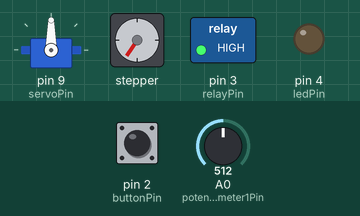
This sketch was run on a simulated Arduino Uno, built with avr-gcc and run on an emulated ATmega328P. Shown: servo, stepper motor, switched loads named in the sketch (green lamp = pin HIGH), output pins drawn as LEDs (lit = HIGH). The inputs (shaded band) are chosen by the test bench; at power-on: pin 2 (buttonPin) HIGH, A0 (potentiometer1Pin) = 512. Stepper angles assume 2048 steps per turn.

Above: at 10.8 s.
10.9 s: pin 2 (buttonPin) pulsed LOW 5 times (0.12 s each, 0.3 s apart)
At 12.1 s:
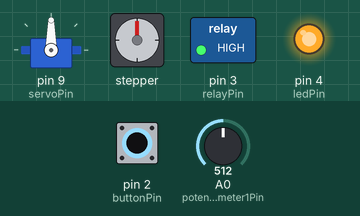
At 23.8 s:
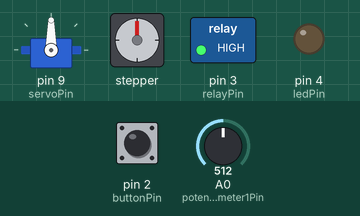
Timing chart, 0 to 25.3 s (numbered marks = the images above; inputs shaded):
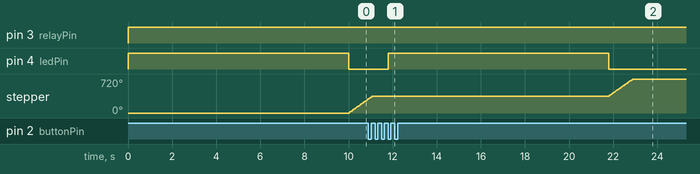

Measured:
- after the input at 10.9 s, pin 4 (ledPin): LOW → HIGH after 0.90 s, → LOW 10.0 s later

The sketch:

sketch_mar16b.ino
```cpp
      #include <Servo.h>
#include <Stepper.h>

// Constants for servo and stepper motor pins
const int servoPin = 9;
const int stepperMotorPin1 = 10;
const int stepperMotorPin2 = 11;
const int stepperMotorPin3 = 12;
const int stepperMotorPin4 = 13;

// Create servo and stepper motor objects
Servo servo;
Stepper stepper(2048, stepperMotorPin1, stepperMotorPin3, stepperMotorPin2, stepperMotorPin4);

// Other constants
const int buttonPin = 2;
const int relayPin = 3;
const int ledPin = 4;
const int potentiometer1Pin = A0;
const int potentiometer2Pin = A1;
const int motorStopDelay = 1000;
const int buttonHoldTime = 5000;

// Variables
int buttonState = HIGH;
int lastButtonState = HIGH;
int state = 0;
int nextState = 0;
bool isPaused = false;
unsigned long pauseStartTime = 0;

void setup() {
  // Set pin modes
  pinMode(buttonPin, INPUT_PULLUP);
  pinMode(relayPin, OUTPUT);
  pinMode(ledPin, OUTPUT);

  // Attach servo
  servo.attach(servoPin);

  // Set stepper motor speed based on potentiometer 1
  int motorSpeed = map(analogRead(potentiometer1Pin), 0, 1023, 10, 100);
  stepper.setSpeed(motorSpeed);
}

void loop() {
  buttonState = digitalRead(buttonPin);

  if (buttonState != lastButtonState) {
    if (buttonState == LOW) {
      if (isPaused) {
        unsigned long buttonHoldDuration = millis() - pauseStartTime;
        if (buttonHoldDuration >= buttonHoldTime) {
          nextState = 6; // End the cycle immediately
        } else {
          isPaused = false; // Resume the cycle
        }
      } else {
        nextState = (state + 1) % 7;
      }
    }
    lastButtonState = buttonState;
  }

  if (!isPaused) {
    switch (nextState) {
      case 0:
        // Open relay
        digitalWrite(relayPin, HIGH);
        nextState = 1;
        break;

      case 1:
        // Turn on LED for 10 seconds
        digitalWrite(ledPin, HIGH);
        delay(10000);
        digitalWrite(ledPin, LOW);
        nextState = 2;
        break;

      case 2:
        // Rotate servo
        servo.write(90);
        nextState = 3;
        break;

      case 3:
        // Rotate stepper motor based on potentiometer 1 speed
        int motorSpeed = map(analogRead(potentiometer1Pin), 0, 1023, 10, 100);
        stepper.setSpeed(motorSpeed);
        stepper.step(2048);
        nextState = 4;
        break;

      case 4:
        // Wait for potentiometer 2 time
        int motorDelay = map(analogRead(potentiometer2Pin), 0, 1023, 0, 10000);
        delay(motorDelay);
        nextState = 5;
        break;

      case 5:
        // Stop stepper motor and prepare for relay closing
        stepper.step(0);
        nextState = 6;
        break;

      case 6:
        // Close relay
        digitalWrite(relayPin, LOW);
        nextState = 7;
        break;

      case 7:
        // Rotate servo back to initial position
        servo.write(0);
        nextState = 0;
        break;
    }

    // Check if the cycle has ended
    if (nextState == 0) {
      isPaused = true;
      pauseStartTime = millis();
    }

    // Check if the cycle should end immediately
    if (nextState == 6 && nextState != state) {
      isPaused = false;
    }

    state = nextState;
  }
}
```
